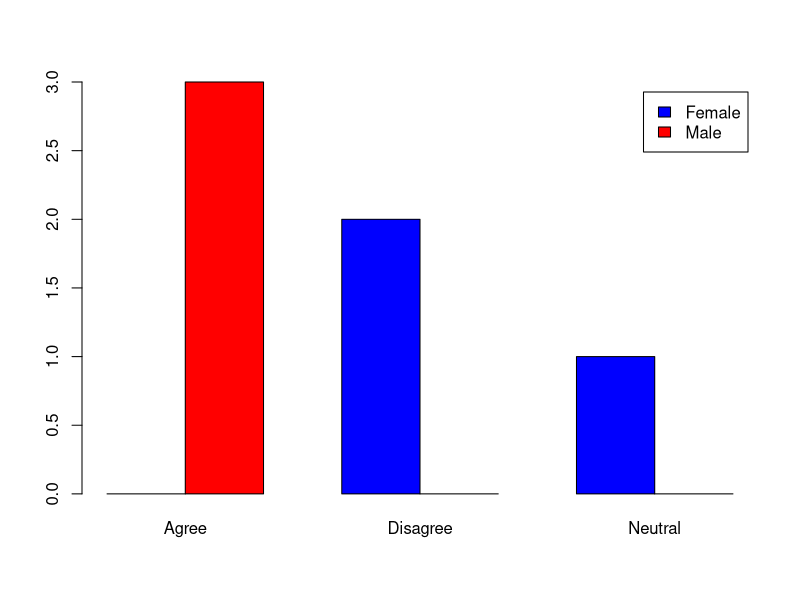
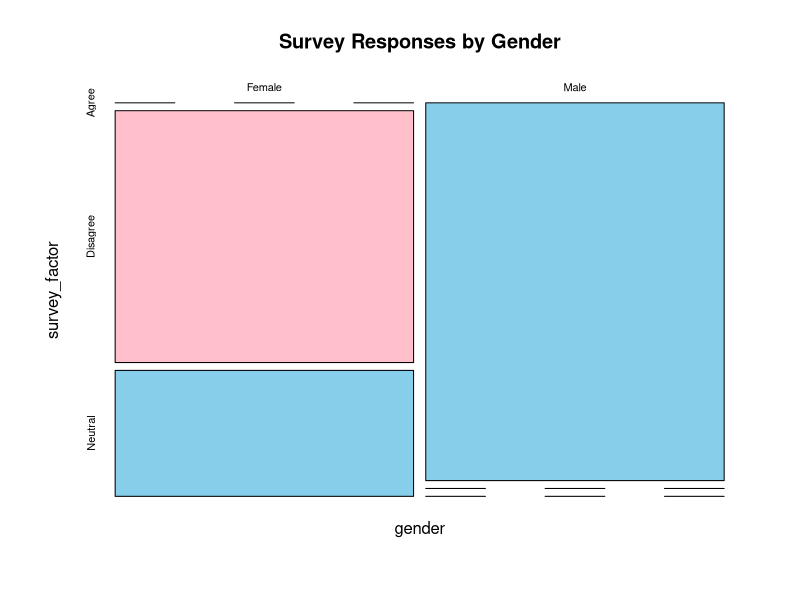
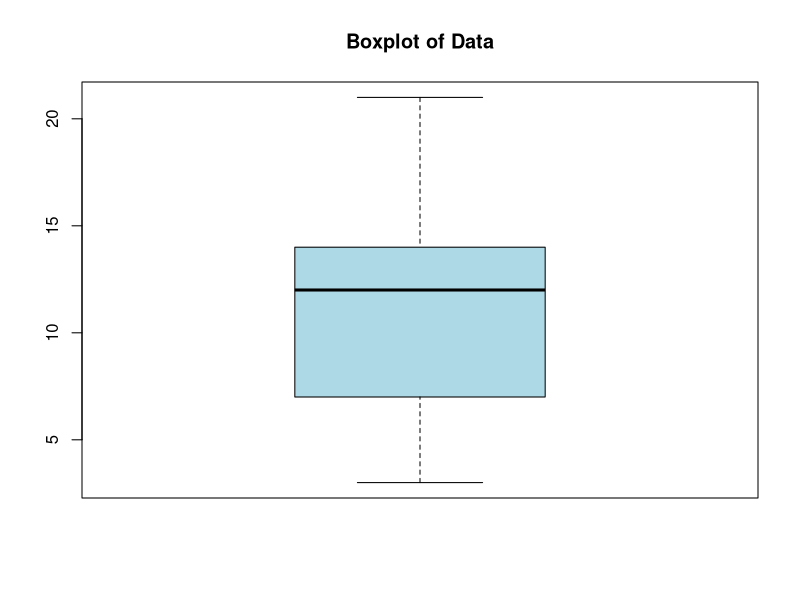
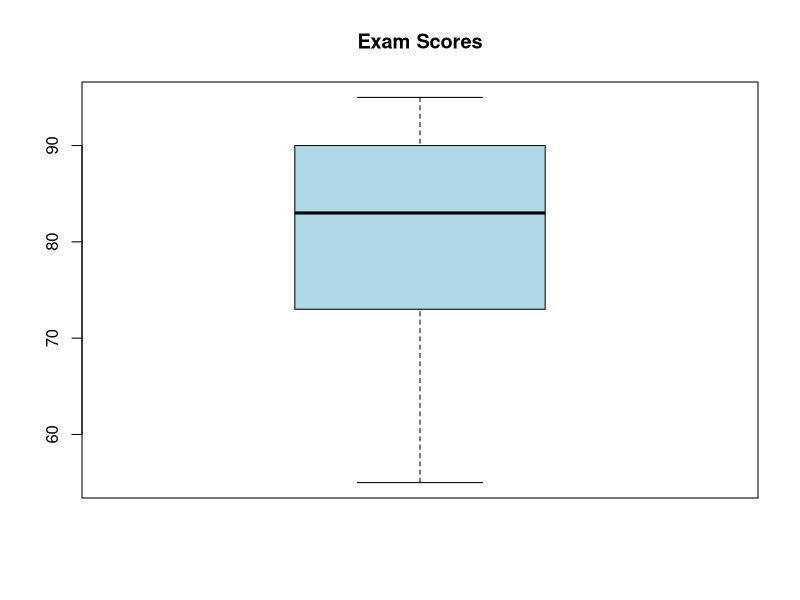
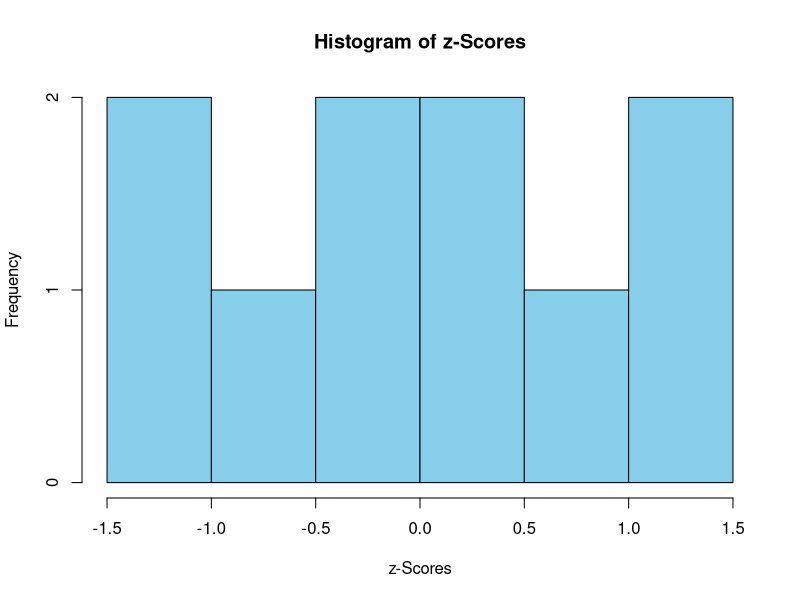
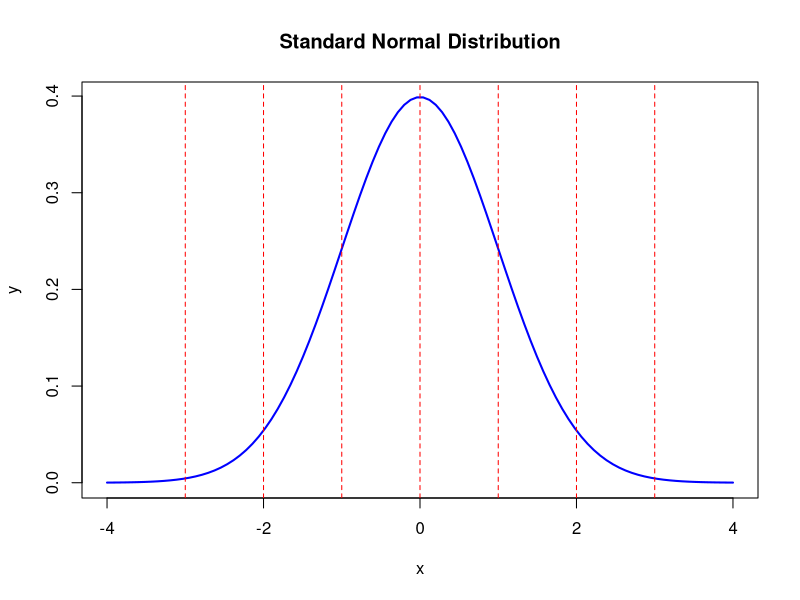
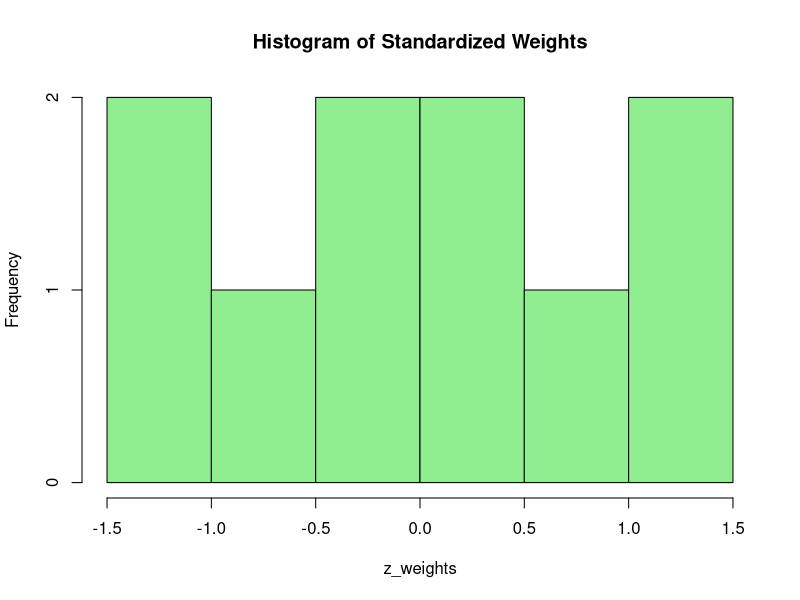
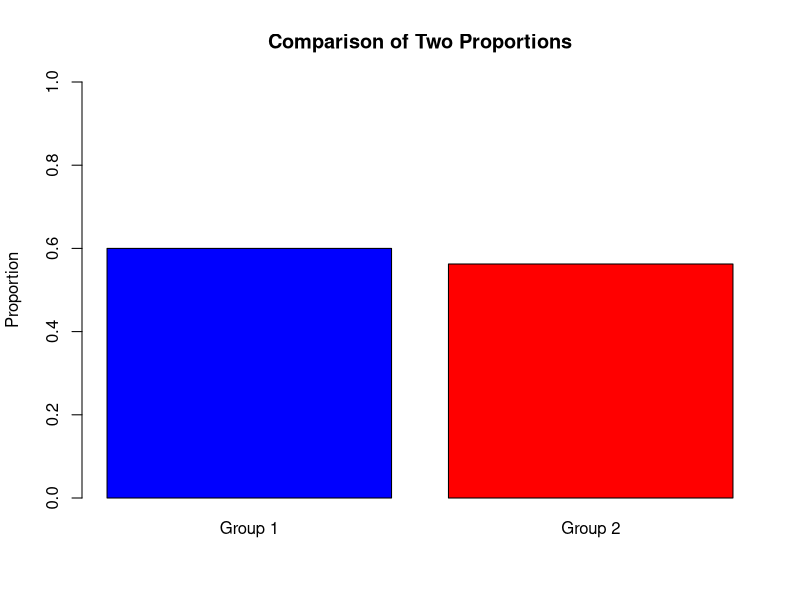

R code for these plots, in order:
## ---- chunk 1
# Creating a categorical variable
survey_response <- c("Agree", "Disagree", "Neutral", "Agree", "Agree", "Disagree")

# Convert to factor
survey_factor <- factor(survey_response)

# Print the factor
print(survey_factor)
## ---- chunk 2
survey_factor_ordered <- factor(survey_response, levels = c("Disagree", "Neutral", "Agree"), ordered = TRUE)
print(survey_factor_ordered)
## ---- chunk 3
table(survey_factor)
## ---- chunk 4
prop.table(table(survey_factor))
## ---- chunk 5
# Sample data
gender <- c("Male", "Female", "Female", "Male", "Male", "Female")

# Creating a contingency table
contingency_table <- table(gender, survey_factor)

# Display the table
print(contingency_table)
## ---- chunk 6
addmargins(contingency_table)
## ---- chunk 7
prop.table(contingency_table, margin = 1)
## ---- chunk 8
prop.table(contingency_table, margin = 2)
## ---- chunk 9
barplot(contingency_table, beside = TRUE, legend = TRUE, col = c("blue", "red"))
## ---- chunk 10
mosaicplot(contingency_table, main = "Survey Responses by Gender", col = c("skyblue", "pink"))
## ---- chunk 11
   education <- c("High School", "College", "College", "PhD", "Masters", "High School")
## ---- chunk 12
education_factor <- factor(education, levels = c("High School", "College", "Masters", "PhD"), ordered = TRUE)
print(education_factor)
## ---- chunk 13
   department <- c("Sales", "HR", "IT", "Sales", "HR", "IT", "Sales", "IT")
   status <- c("Full-Time", "Part-Time", "Full-Time", "Part-Time", "Full-Time", "Full-Time", "Part-Time", "Full-Time")
## ---- chunk 14
# Creating a contingency table
dept_table <- table(department, status)

# Display the table
print(dept_table)

# Row proportions
prop.table(dept_table, margin = 1)

# Column proportions
prop.table(dept_table, margin = 2)

# Adding margins
addmargins(dept_table)
## ---- chunk 15
# Load required packages
library(dplyr)
library(tidyr)

# Load Titanic dataset
data(Titanic)

# Convert to a proper dataframe and expand the frequency count
Titanic_df <- as.data.frame(Titanic) %>%
  uncount(Freq)  # Expands rows based on the frequency column

# Check the structure of the dataframe
str(Titanic_df)

# Create a contingency table using the correct column names
titanic_table <- table(Titanic_df$Class, Titanic_df$Survived)

# Print the table
print(titanic_table)
## ---- chunk 16
# Create a dataset
data <- c(3, 7, 8, 5, 12, 14, 21, 13, 18)

### Compute quartiles
quantile(data)
## ---- chunk 17
quantile(data, probs = c(0.10, 0.90))
## ---- chunk 18
summary(data)
## ---- chunk 19
boxplot(data, main = "Boxplot of Data", col = "lightblue")
## ---- chunk 20
IQR(data)
## ---- chunk 21
iqr_value <- quantile(data, 0.75) - quantile(data, 0.25)
print(iqr_value)
## ---- chunk 22
# Compute quartiles
q1 <- quantile(data, 0.25)
q3 <- quantile(data, 0.75)
iqr_value <- IQR(data)

# Define outlier thresholds
lower_bound <- q1 - 1.5 * iqr_value
upper_bound <- q3 + 1.5 * iqr_value

# Find outliers
outliers <- data[data < lower_bound | data > upper_bound]
print(outliers)
## ---- chunk 23
scores <- c(55, 78, 85, 90, 92, 60, 73, 81, 95, 88)
## ---- chunk 24
quantile(scores)
IQR(scores)
boxplot(scores, main = "Exam Scores", col = "lightblue")
## ---- chunk 25
heights <- c(150, 160, 165, 170, 175, 180, 185, 190, 195, 200)
## ---- chunk 26
quantile(heights, probs = c(0.05, 0.25, 0.50, 0.75, 0.95))
## ---- chunk 27
salaries <- c(40000, 42000, 45000, 47000, 50000, 52000, 55000, 58000, 60000, 100000)
## ---- chunk 28
q1 <- quantile(salaries, 0.25)
q3 <- quantile(salaries, 0.75)
iqr_value <- IQR(salaries)

lower_bound <- q1 - 1.5 * iqr_value
upper_bound <- q3 + 1.5 * iqr_value

outliers <- salaries[salaries < lower_bound | salaries > upper_bound]
print(outliers)
## ---- chunk 29
# Sample data
data <- c(50, 55, 60, 65, 70, 75, 80, 85, 90, 95)

# Compute mean and standard deviation
mean_value <- mean(data)
sd_value <- sd(data)

# Compute z-scores
z_scores <- (data - mean_value) / sd_value
print(z_scores)
## ---- chunk 30
# Compute z-scores using scale()
z_scaled <- scale(data)
print(z_scaled)
## ---- chunk 31
z_80 <- (80 - mean_value) / sd_value
print(z_80)
## ---- chunk 32
# Identify values with |z| > 3
outliers <- data[abs(z_scores) > 3]
print(outliers)
## ---- chunk 33
hist(z_scores, main = "Histogram of z-Scores", col = "skyblue", xlab = "z-Scores")
abline(v = c(-3, 3), col = "red", lwd = 2) # Marking outlier thresholds
## ---- chunk 34
x <- seq(-4, 4, length=100)
y <- dnorm(x)

plot(x, y, type="l", lwd=2, col="blue", main="Standard Normal Distribution")
abline(v = c(-3, -2, -1, 0, 1, 2, 3), col="red", lty=2) # Mark z-scores
## ---- chunk 35
   heights <- c(150, 160, 165, 170, 175, 180, 185, 190, 195, 200)
## ---- chunk 36
mean_height <- mean(heights)
sd_height <- sd(heights)
z_scores <- (heights - mean_height) / sd_height
outliers <- heights[abs(z_scores) > 3]
print(z_scores)
print(outliers)
## ---- chunk 37
   weights <- c(55, 60, 65, 70, 75, 80, 85, 90, 95, 100)
## ---- chunk 38
z_weights <- scale(weights)
hist(z_weights, main = "Histogram of Standardized Weights", col = "lightgreen")
## ---- chunk 39
   salaries <- c(40000, 45000, 50000, 55000, 60000, 65000, 70000, 75000, 80000, 200000)
## ---- chunk 40
mean_salary <- mean(salaries)
sd_salary <- sd(salaries)
z_salaries <- (salaries - mean_salary) / sd_salary
outliers <- salaries[abs(z_salaries) > 3]
print(outliers)
## ---- chunk 41
# Sample data
data <- c(50, 55, 60, 65, 70, 75, 80, 85, 90, 95)

# Mean and standard deviation
mean_data <- mean(data)
sd_data <- sd(data)
n <- length(data)

# Compute confidence interval (95% confidence)
error_margin <- qt(0.975, df=n-1) * (sd_data / sqrt(n))
lower_bound <- mean_data - error_margin
upper_bound <- mean_data + error_margin

# Print confidence interval
c(lower_bound, upper_bound)
## ---- chunk 42
# Sample data
sample_data <- c(65, 68, 72, 75, 70, 66, 71, 69, 74, 67)

# One-sample t-test (H0: Mean = 70)

t.test(sample_data, mu = 70)
## ---- chunk 43
# Sample data
male_heights <- c(170, 175, 180, 185, 190, 195)
female_heights <- c(160, 165, 168, 170, 175, 178)

# Two-sample t-test
t.test(male_heights, female_heights)
## ---- chunk 44
# Sample data: 55 people prefer Brand A out of 100
prop.test(55, 100, p = 0.60)
## ---- chunk 45
weights <- c(55, 60, 65, 70, 75, 80, 85, 90, 95, 100)
## ---- chunk 46
mean_weights <- mean(weights)
sd_weights <- sd(weights)
n_weights <- length(weights)

# Compute CI
error_margin <- qt(0.975, df=n_weights-1) * (sd_weights / sqrt(n_weights))
c(mean_weights - error_margin, mean_weights + error_margin)
## ---- chunk 47
test_scores <- c(78, 82, 85, 90, 88, 79, 84, 87, 92, 81)
## ---- chunk 48
t.test(test_scores, mu = 80, alternative = "greater")
## ---- chunk 49
group_A <- c(15, 18, 20, 22, 25, 27, 30)
group_B <- c(17, 19, 21, 24, 26, 28, 32)
## ---- chunk 50
t.test(group_A, group_B)
## ---- chunk 51
prop.test(45, 100, p = 0.50)
## ---- chunk 52
# Sample data
data <- c(55, 60, 65, 70, 75, 80, 85, 90, 95, 100)

# Compute mean, standard deviation, and sample size
mean_data <- mean(data)
sd_data <- sd(data)
n <- length(data)

# Compute confidence interval (95% confidence level)
error_margin <- qt(0.975, df=n-1) * (sd_data / sqrt(n))
lower_bound <- mean_data - error_margin
upper_bound <- mean_data + error_margin

# Print confidence interval
c(lower_bound, upper_bound)
## ---- chunk 53
# Sample data
sample_data <- c(65, 68, 72, 75, 70, 66, 71, 69, 74, 67)

# Perform one-sample t-test
t.test(sample_data, mu = 70)
## ---- chunk 54
t.test(sample_data, mu = 70, alternative = "greater")
## ---- chunk 55
t.test(sample_data, mu = 70, alternative = "less")
## ---- chunk 56
# Sample data
male_heights <- c(170, 175, 180, 185, 190, 195)
female_heights <- c(160, 165, 168, 170, 175, 178)

# Perform independent t-test
t.test(male_heights, female_heights)
## ---- chunk 57
# Scores before and after training
before <- c(60, 65, 70, 75, 80, 85, 90)
after  <- c(65, 68, 75, 78, 85, 88, 92)

# Perform paired t-test
t.test(before, after, paired = TRUE)
## ---- chunk 58
scores <- c(78, 82, 85, 90, 88, 79, 84, 87, 92, 81)
## ---- chunk 59
mean_scores <- mean(scores)
sd_scores <- sd(scores)
n_scores <- length(scores)

# Compute CI
error_margin <- qt(0.975, df=n_scores-1) * (sd_scores / sqrt(n_scores))
c(mean_scores - error_margin, mean_scores + error_margin)
## ---- chunk 60
weights <- c(55, 60, 65, 70, 75, 80, 85, 90, 95, 100)
## ---- chunk 61
t.test(weights, mu = 72)
## ---- chunk 62
group_A <- c(15, 18, 20, 22, 25, 27, 30)
group_B <- c(17, 19, 21, 24, 26, 28, 32)
## ---- chunk 63
t.test(group_A, group_B)
## ---- chunk 64
before_caffeine <- c(300, 320, 310, 305, 315, 290, 295)
after_caffeine  <- c(280, 300, 290, 285, 295, 275, 280)
## ---- chunk 65
t.test(before_caffeine, after_caffeine, paired = TRUE)
## ---- chunk 66
# Number of successes (people preferring Brand A)
x <- 60
# Total sample size
n <- 100

# Compute confidence interval
prop.test(x, n, conf.level = 0.95, correct = FALSE)
## ---- chunk 67
prop.test(x, n, p = 0.60, correct = FALSE)
## ---- chunk 68
prop.test(x, n, p = 0.50, alternative = "greater", correct = FALSE)
## ---- chunk 69
prop.test(x, n, p = 0.70, alternative = "less", correct = FALSE)
## ---- chunk 70
prop.test(c(30, 45), c(50, 80), correct = FALSE)
## ---- chunk 71
successes <- c(30, 45)
total <- c(50, 80)
proportions <- successes / total

barplot(proportions, names.arg = c("Group 1", "Group 2"), col = c("blue", "red"),
        main = "Comparison of Two Proportions", ylim = c(0, 1), ylab = "Proportion")
## ---- chunk 72
prop.test(150, 500, conf.level = 0.95, correct = FALSE)
## ---- chunk 73
prop.test(140, 200, p = 0.65, correct = FALSE)
## ---- chunk 74
prop.test(45, 100, p = 0.40, alternative = "greater", correct = FALSE)
## ---- chunk 75
prop.test(c(85, 75), c(150, 130), correct = FALSE)
